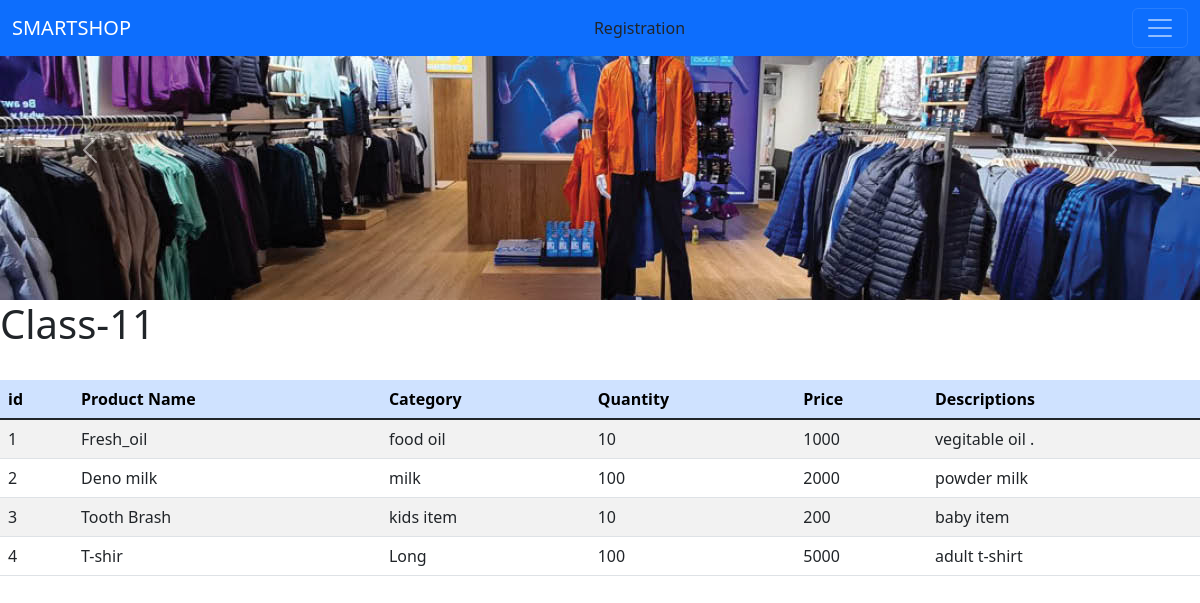
Page /pd/ on the committed database.
### store/models.py (models this page shows)
class Product(models.Model):
    product_name = models.CharField(max_length=200)
    product_cat = models.CharField(max_length=100)
    quantity = models.IntegerField()
    price = models.IntegerField()
    descriptions = models.TextField(max_length=500)

### store/views.py (the view)
# urls.py: path('pd/', views.store_det,name='product'),
def store_det(request):
    product_detail = Product.objects.all()
    return render(request,'store/product.html',{'prod_det':product_detail})

### templates/store/product.html (shortened to what this page needs)
{% extends 'common_code/base.html' %}
{% block content %}
<h1>Class-11</h1> <br>
<table class="table table-striped">
  <thead class="table-primary">
    <tr>
      <th scope="col">id</th>
      <th scope="col">Product Name</th>
      <th scope="col">Category</th>
      <th scope="col">Quantity</th>
      <th scope="col">Price</th>
      <th scope="col">Descriptions</th>
    </tr>
  </thead>
  <tbody class="table-group-divider ">
  {% for d in prod_det %}
    <tr>
      <td>{{d.id}}</td>
      <td>{{d.product_name}}</td>
      <td>{{d.product_cat}}</td>
      <td>{{d.quantity}}</td>
      <td>{{d.price}}</td>
      <td>{{d.descriptions}}</td>
    </tr>
    {% endfor %}
  </tbody>
</table>
{% endblock content %}

### templates/common_code/base.html (shortened to what this page needs)
{% load static %}
<html lang="en">
<head>
  <link rel="stylesheet" href="{% static 'css/common/bootstrap.min.css' %}">
	<link rel="stylesheet" href="{% static 'css/common/navbar.css' %}">
</head>
<body>
  <nav class="navbar navbar-dark bg-primary fixed-top">
    <div class="container-fluid">
      <a class="navbar-brand" href="{% url 'all' %}">SMARTSHOP</a>
      <a class="nav-link disabled" href="{% url 'regi' %}" >Registration</a>
      <button class="navbar-toggler" type="button" data-bs-toggle="collapse" data-bs-target="#navbarSupportedContent" aria-controls="navbarSupportedContent" aria-expanded="false" aria-label="Toggle navigation">
        <span class="navbar-toggler-icon"></span>
      </button>
    </div>
  </nav>
<div id="carouselExampleFade" class="carousel slide carousel-fade">
  <div class="carousel-inner">
    <div class="carousel-item active">
      <img src="{% static 'images/banners/banner1.jpg' %}" class="d-block w-100" alt="...">
    </div>
  </div>
  <button class="carousel-control-prev" type="button" data-bs-target="#carouselExampleFade" data-bs-slide="prev">
    <span class="carousel-control-prev-icon" aria-hidden="true"></span>
  </button>
  <button class="carousel-control-next" type="button" data-bs-target="#carouselExampleFade" data-bs-slide="next">
    <span class="carousel-control-next-icon" aria-hidden="true"></span>
  </button>
</div>
        {% block content %}
        {% endblock content %}
</body>
</html>

### static/css/common/navbar.css (style rules this page uses)
.navbar { background-color: aquamarine; }

### rows in the picture
Product: id "1", product_name "Fresh_oil", product_cat "food oil", quantity "10", price "1000", descriptions "vegitable oil ."
Product: id "2", product_name "Deno milk", product_cat "milk", quantity "100", price "2000", descriptions "powder milk"
Product: id "3", product_name "Tooth Brash", product_cat "kids item", quantity "10", price "200", descriptions "baby item"
Product: id "4", product_name "T-shir", product_cat "Long", quantity "100", price "5000", descriptions "adult t-shirt"
